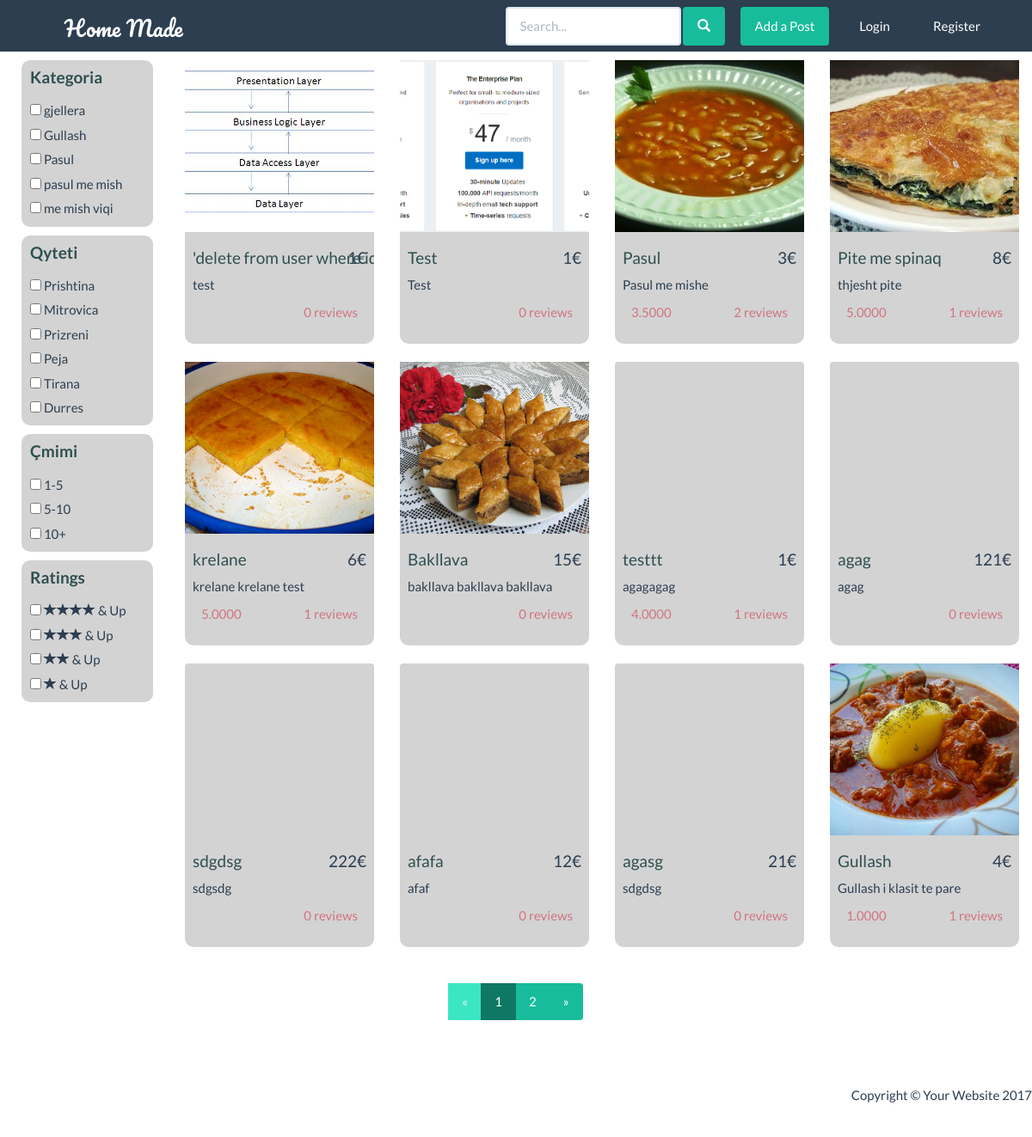
Screenshot of /food.php with the database file from the repository.
### tables this page shows
CREATE TABLE IF NOT EXISTS `kategoria` (
  `id` int(11) NOT NULL,
  `emri` varchar(50) NOT NULL,
  `parent` int(11) DEFAULT NULL
);

CREATE TABLE IF NOT EXISTS `qyteti` (
  `id` int(11) NOT NULL,
  `emri` varchar(80) NOT NULL,
  `shteti` int(11) NOT NULL
);

CREATE TABLE IF NOT EXISTS `shpallja_gallery` (
  `id` int(11) NOT NULL,
  `foto` varchar(50) NOT NULL,
  `shpallja` int(11) NOT NULL
);

CREATE TABLE IF NOT EXISTS `shpallja` (
  `id` int(11) NOT NULL,
  `titulli` varchar(50) NOT NULL,
  `short_pershkrimi` varchar(150) NOT NULL,
  `pershkrimi` text,
  `user` int(11) NOT NULL,
  `created_date` timestamp NOT NULL DEFAULT CURRENT_TIMESTAMP ON UPDATE CURRENT_TIMESTAMP,
  `eshtepublike` enum('PO','JO') NOT NULL DEFAULT 'PO',
  `eaprovuar` enum('JO','PO') NOT NULL DEFAULT 'JO',
  `cmimi` float NOT NULL
);

### food.php (the view, shortened to what this page needs)
<?php
    include 'includes/connect_db.php';
    require ('includes/paginator.php');
    if (isset($_GET['search'])) {
        $kerkimi = validateFormData($_GET['search']);
        $getallfood= "SELECT shpallja.id, shpallja.titulli, shpallja.short_pershkrimi, shpallja.cmimi, shpallja_gallery.foto as foto FROM shpallja LEFT JOIN shpallja_gallery ON shpallja.id = shpallja_gallery.shpallja WHERE MATCH (shpallja.titulli,shpallja.short_pershkrimi)
    AGAINST ('".$kerkimi."')";
    } else {
        $getallfood= "SELECT shpallja.id, shpallja.titulli, shpallja.short_pershkrimi, shpallja.cmimi, shpallja_gallery.foto as foto FROM shpallja LEFT JOIN shpallja_gallery ON shpallja.id = shpallja_gallery.shpallja ORDER BY shpallja.created_date DESC";
    }
    $limit = ( isset( $_GET['limit'] ) ) ? $_GET['limit'] : 12;
    $page = ( isset( $_GET['page'] ) ) ? $_GET['page'] : 1;
    $links = 12;
    $paginator = new Paginator( $conn, $getallfood);
    $results = $paginator->getData( $limit, $page );
$getallcategories = "SELECT * FROM Kategoria";
$resultgetallcategories = mysqli_query($conn, $getallcategories);
$getallcities = "SELECT * FROM qyteti";
$resultgetallcities = mysqli_query($conn, $getallcities);
?>
<!DOCTYPE html>
<html>
<head>
    <link rel="stylesheet" href="css/bootstrap.css">
    <link href="css/food.css" rel="stylesheet">
    <link href="css/search.css" rel="stylesheet">
    <link rel="stylesheet" type="text/css" href="css/food_responsive.css">
</head>
<body id="body">
    <nav class="navbar navbar-default navbar-fixed-top" role="navigation">
        <div class="flex">
            <div class="navbar-header">
                <a id="title" class="navbar-brand" href="index.php">Home Made</a>
            </div>
            <ul class="nav navbar-nav navbar-right">
                <form method="GET" class="navbar-form navbar-left">
                    <input type="text" name="search" id="search" class="form-control" placeholder="Search..." autocomplete="off">
                    <button type="submit" class="btn btn-success"><span class="glyphicon glyphicon-search text-center"></span></button>
                </form>
                <li><a href="shto_shpallje.php" id="postbtn" class="btn btn-success">Add a Post </a></li>
                <?php if(!isset($_SESSION['loggedInUserId']) ) { ?>
                <li><a href="login.php">Login<span class="sr-only">(current)</span></a></li>
                <li><a href="signup.php">Register</a></li>
                <?php }  ?>
            </ul>
        </div>
    </nav>
    <div class="container-fluid">
        <div class="row">
            <div class="col-xs-12 col-sm-12 col-md-2 col-lg-2">
                <form id="filter-form" method="GET" action="<?php echo htmlspecialchars($_SERVER[" PHP_SELF "]);?>">
                    <div class="filter-box">
                        <h4>Kategoria</h4>
                        <?php
                            if (mysqli_num_rows($resultgetallcategories)>0) {
                                while ($row = mysqli_fetch_assoc($resultgetallcategories)) {
                                    echo "<input type='checkbox' name='kategorite[]' value='".$row['id']."'> ".$row['emri']."<br>";
                                }
                            }
                        ?>
                    </div>
                </form>
                <div class="filter-box">
                    <h4>Qyteti</h4>
                    <?php
                    if (mysqli_num_rows($resultgetallcities)>0) {
                            while ($row = mysqli_fetch_assoc($resultgetallcities)) {
                                echo "<input type='checkbox' value='".$row['id']."'> ".$row['emri']."<br>";
                            }
                        }
                     ?>
                </div>
                <div class="filter-box">
                    <h4>Çmimi</h4>
                    <input type="checkbox"> 1-5 <br>
                    <input type="checkbox"> 5-10 <br>
                    <input type="checkbox"> 10+ <br>
                </div>
                <div class="filter-box">
                    <h4>Ratings</h4>
                    <input type="checkbox"> <span class="glyphicon glyphicon-star"></span><span class="glyphicon glyphicon-star"></span><span class="glyphicon glyphicon-star"></span><span class="glyphicon glyphicon-star"></span> & Up<br>
                    <input type="checkbox"> <span class="glyphicon glyphicon-star"></span><span class="glyphicon glyphicon-star"></span><span class="glyphicon glyphicon-star"></span> & Up<br>
                    <input type="checkbox"> <span class="glyphicon glyphicon-star"></span><span class="glyphicon glyphicon-star"></span> & Up<br>
                    <input type="checkbox"> <span class="glyphicon glyphicon-star"></span> & Up<br>
                </div>
            </div>
            <div class="col-xs-12 col-sm-12 col-md-10 col-lg-10 ">
                <div class="row posts-div">
                    <?php
                    if (count($results->data)>0)
                            {
                                for ($p = 0; $p < count($results->data); $p++)
                                {
                                    $row = $results->data[$p];
                                    echo "<div class='col-xs-12 col-sm-6 col-md-4 col-lg-3'>";
                                    echo "<div class='thumbnail'>";
                                    echo "<div class='image' id='".$row['id']."'></div>";
                                    echo "<div class='caption'>";
                                    echo "<h4 class='pull-right'>".$row['cmimi']."&euro;</h4>";
                                    echo "<h4><a href='post.php?id=".$row['id']."'>".$row['titulli']."</a></h4>";
                                    echo "<p>".$row['short_pershkrimi']."</p>";
                                    echo "<div class='ratings'>";
                                    $getnrReview = "SELECT COUNT(id) AS nrReviews, AVG(rating) AS mesatarja FROM review WHERE review.shpallja =".$row['id'];
                                    $resultgetnrReview = mysqli_query($conn, $getnrReview);
                                    $row2 = mysqli_fetch_assoc($resultgetnrReview);
                                    echo "<p class='pull-right'>".$row2['nrReviews']." reviews</p>";
                                    echo "<p><span>".$row2['mesatarja']."</span></p>";
                                    echo "</div>";
                                    echo "</div>";
                                    echo "</div>";
                                    echo "</div>"; ?>
                                </script><?php
                                }
                    } else {echo "<div class='jumbotron'><h1 class='text-center' >Nuk ka Ushqime ne DB</h1></div>";}
                    ?>
                </div>
            </div>
            <div class="text-center">
                <?php echo $paginator->createLinks( $links, 'pagination pagination-md' ); ?>
            </div>
        </div>
    </div>
    <footer>
        <div class="row">
            <div class="col-xs-12 text-right">
                <p>Copyright &copy; Your Website 2017</p>
            </div>
        </div>
    </footer>
</body>
</html>

### css/food.css (style rules this page uses)
body { padding-top: 70px; overflow: auto; }
#title { font-family: 'Pacifico', cursive; font-size: 25px; }
#body::before { opacity: 0.1; }
.caption { height: 130px; overflow: hidden; }
.caption h4 { white-space: nowrap; }
.ratings { padding-right: 10px; padding-left: 10px; color: #d17581; }
.thumbnail { border-bottom-left-radius: 10px; border-bottom-right-radius: 10px; padding: 0; background-color: lightgray; border: none; }
.thumbnail a { color: darkslategray; }
.image { height: 200px; }
footer { margin: 50px 0; }
.filter-box { padding: 10px; width: 90%; height: auto; margin: 10px; margin-top: 0; border-radius: 10px; background-color: lightgray; }
.filter-box h4 { margin-top: 0; color: darkslategray; font-weight: bold; }
input[type="checkbox"] { margin-top: 10px !important; padding-top: 2px !important; }
.nav>li>a { display: inline-block; padding: 10px 15px; }
.nav>li { display: inline-block; margin-left: 20px; }
.form-control { display: inline-block; margin-right: 1%; }
.navbar-default form { display: flex; align-items: center; padding: 0; }
.navbar-nav { display: flex; align-items: center; justify-content: flex-end; box-sizing: border-box; padding-left: 15px; }
.navbar-header { display: flex; align-items: center; }
nav .flex { width: 90%; margin: 0 auto; display: flex; align-items: center; justify-content: space-between; }

### rows the page displays
kategoria: emri "gjellera"
kategoria: emri "Gullash"
kategoria: emri "Pasul"
kategoria: emri "pasul me mish"
kategoria: emri "me mish viqi"
qyteti: emri "Prishtina"
qyteti: emri "Mitrovica"
qyteti: emri "Prizreni"
qyteti: emri "Peja"
qyteti: emri "Tirana"
qyteti: emri "Durres"
shpallja_gallery: shpallja.cmimi "1", shpallja.titulli "'delete from user where…", shpallja.short_pershkrimi "test", nrReviews "0"
shpallja_gallery: shpallja.cmimi "1", shpallja.titulli "Test", shpallja.short_pershkrimi "Test", nrReviews "0"
shpallja_gallery: shpallja.cmimi "3", shpallja.titulli "Pasul", shpallja.short_pershkrimi "Pasul me mishe", nrReviews "2", mesatarja "3.5000"
shpallja_gallery: shpallja.cmimi "8", shpallja.titulli "Pite me spinaq", shpallja.short_pershkrimi "thjesht pite", nrReviews "1", mesatarja "5.0000"
shpallja_gallery: shpallja.cmimi "6", shpallja.titulli "krelane", shpallja.short_pershkrimi "krelane krelane test", nrReviews "1", mesatarja "5.0000"
shpallja_gallery: shpallja.cmimi "15", shpallja.titulli "Bakllava", shpallja.short_pershkrimi "bakllava bakllava bakllava", nrReviews "0"
shpallja: cmimi "1", titulli "testtt", short_pershkrimi "agagagag", nrReviews "1", mesatarja "4.0000"
shpallja: cmimi "121", titulli "agag", short_pershkrimi "agag", nrReviews "0"
shpallja: cmimi "222", titulli "sdgdsg", short_pershkrimi "sdgsdg", nrReviews "0"
shpallja: cmimi "12", titulli "afafa", short_pershkrimi "afaf", nrReviews "0"
shpallja: cmimi "21", titulli "agasg", short_pershkrimi "sdgdsg", nrReviews "0"
shpallja_gallery: shpallja.cmimi "4", shpallja.titulli "Gullash", shpallja.short_pershkrimi "Gullash i klasit te pare", nrReviews "1", mesatarja "1.0000"
